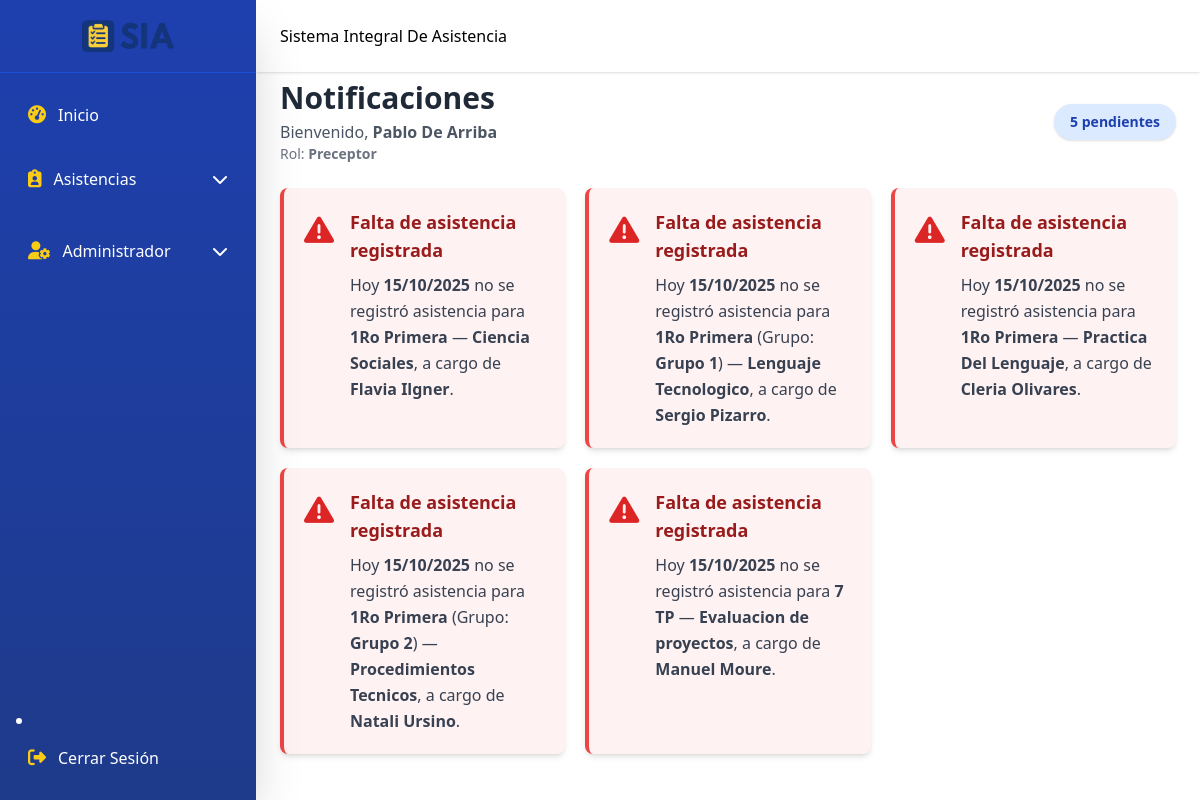
/index.php (signed in), run on the app's committed database.
### tables this page shows
CREATE TABLE `roles` (
  `role_id` int(11) NOT NULL,
  `name` varchar(50) NOT NULL,
  `description` varchar(255) DEFAULT NULL,
  `created_at` timestamp NOT NULL DEFAULT current_timestamp()
);

CREATE TABLE `courses` (
  `course_id` int(11) NOT NULL,
  `name` varchar(100) NOT NULL,
  `description` text DEFAULT NULL,
  `technical_degree` varchar(50) DEFAULT NULL
);

CREATE TABLE `subjects` (
  `subject_id` int(11) NOT NULL,
  `name` varchar(100) NOT NULL,
  `description` text DEFAULT NULL,
  `course_id` int(11) DEFAULT NULL,
  `turno` enum('mañana','tarde') NOT NULL
);

CREATE TABLE `teachers` (
  `teacher_id` int(11) NOT NULL,
  `user_id` int(11) DEFAULT NULL,
  `first_name` varchar(50) NOT NULL,
  `last_name` varchar(50) NOT NULL
);

### index.php (the view, shortened to what this page needs)
<?php
include 'includes/header.php';
include 'includes/sidebar.php';
include 'includes/navbar.php';
include 'includes/conn.php';
$today = (new DateTime())->format('Y-m-d');
$displayDate = (new DateTime())->format('d/m/Y');
$weekday = strtolower((new DateTime())->format('l'));
$role_name = '';
if (isset($role_id)) {
    $stmtRole = $conn->prepare("SELECT name FROM roles WHERE role_id = ?");
    $stmtRole->execute([$role_id]);
    $role_row = $stmtRole->fetch(PDO::FETCH_ASSOC);
    if ($role_row) {
        $role_name = $role_row['name'];
    }
}
$sql = "
    SELECT
        c.course_id, c.name AS course_name,
        s.subject_id, s.name AS subject_name,
        t.teacher_id, t.first_name AS teacher_fname, t.last_name AS teacher_lname,
        sch.group_id,
        g.name AS group_name
    FROM courses c
    JOIN schedules sch
        ON sch.course_id = c.course_id
        AND sch.weekday = :weekday
    LEFT JOIN groups g ON g.group_id = sch.group_id
    JOIN subjects s ON s.subject_id = sch.subject_id
    JOIN teachers t ON t.teacher_id = sch.teacher_id
    LEFT JOIN student_attendance sa
        ON sa.schedule_id = sch.schedule_id
        AND sa.attendance_date = :today
    WHERE sa.id IS NULL
    GROUP BY c.course_id, s.subject_id, sch.group_id
    ORDER BY c.name, s.name
";
$stmt = $conn->prepare($sql);
$stmt->bindValue(':today', $today);
$stmt->bindValue(':weekday', $weekday);
$stmt->execute();
$rows = $stmt->fetchAll(PDO::FETCH_ASSOC);
?>
<div class="flex-1 md:ml-64 transition-all duration-300">
  <main class="pt-20 p-6">
    <div class="flex flex-col md:flex-row items-start md:items-center justify-between mb-6 gap-3">
        <div>
            <h1 class="text-3xl font-bold text-gray-800">Notificaciones</h1>
            <p class="text-gray-600 mt-1">
                Bienvenido, <strong><?= htmlspecialchars($_SESSION['first_name'] . ' ' . $_SESSION['last_name']) ?></strong>
            </p>
            <p class="text-gray-500 text-sm">
                Rol: <strong><?= htmlspecialchars($role_name) ?></strong>
            </p>
        </div>
        <span class="px-4 py-2 text-sm font-semibold bg-blue-100 text-blue-800 rounded-full shadow">
            <?= count($rows); ?> pendientes
        </span>
    </div>
    <?php if (count($rows) > 0): ?>
      <div class="grid gap-5 sm:grid-cols-1 md:grid-cols-2 lg:grid-cols-3">
        <?php foreach ($rows as $row): ?>
          <div class="flex items-start p-5 bg-red-50 border-l-4 border-red-500 rounded-lg shadow-md hover:shadow-lg transition-shadow duration-300">
            <i class="fa-solid fa-triangle-exclamation text-red-600 text-3xl mr-4 mt-1"></i>
            <div>
              <p class="font-semibold text-red-800 text-lg">
                Falta de asistencia registrada
              </p>
              <p class="text-gray-700 mt-2 leading-relaxed">
                Hoy <strong><?= $displayDate ?></strong> no se registró asistencia
                para <strong><?= htmlspecialchars($row['course_name']) ?></strong>
                <?php if ($row['group_name']): ?>
                    (Grupo: <strong><?= htmlspecialchars($row['group_name']) ?></strong>)
                <?php endif; ?>
                 — <strong><?= htmlspecialchars($row['subject_name']) ?></strong>,
                a cargo de <strong><?= htmlspecialchars($row['teacher_fname'].' '.$row['teacher_lname']) ?></strong>.
              </p>
            </div>
          </div>
        <?php endforeach; ?>
      </div>
    <?php endif; ?>
  </main>
</div>

### data on the page
roles: name "Preceptor"
courses: name "1Ro Primera", subjects.name "Ciencia Sociales", teachers.first_name+last_name "Flavia Ilgner", group_name "Grupo 1", subjects.name "Lenguaje Tecnologico", teachers.first_name+last_name "Sergio Pizarro", subjects.name "Practica Del Lenguaje", teachers.first_name+last_name "Cleria Olivares", group_name "Grupo 2", subjects.name "Procedimientos Tecnicos", teachers.first_name+last_name "Natali Ursino"
courses: name "7 TP", subjects.name "Evaluacion de proyectos", teachers.first_name+last_name "Manuel Moure"

### other printed values
$_SESSION['first_name'] . ' ' . $_SESSION['last_name'] "Pablo De Arriba"
count($rows) "5"
